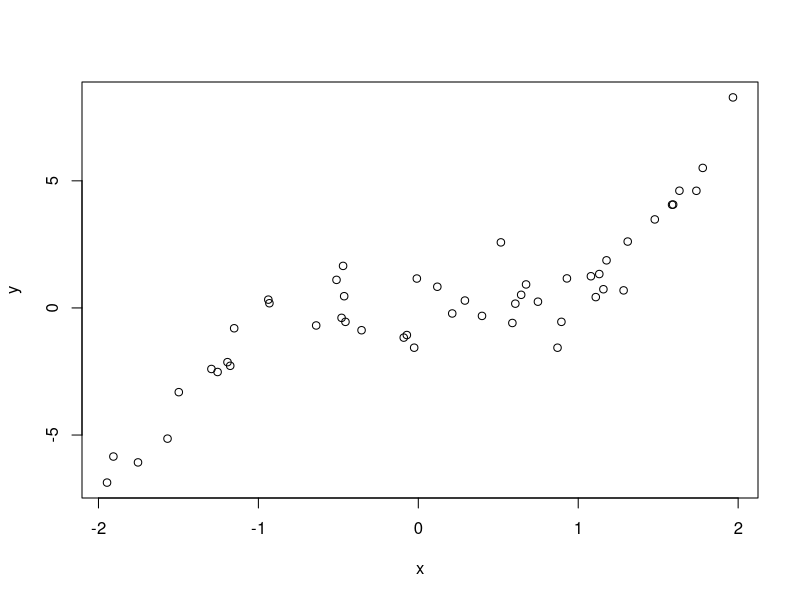
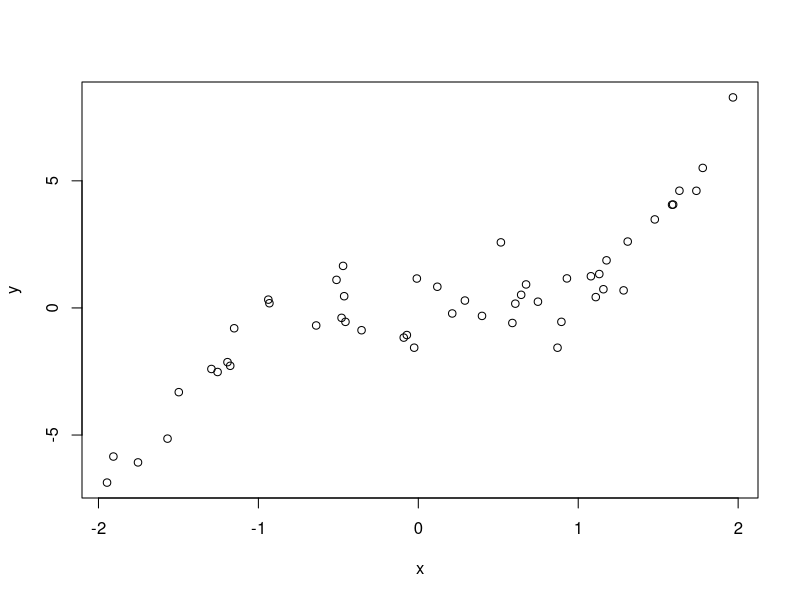
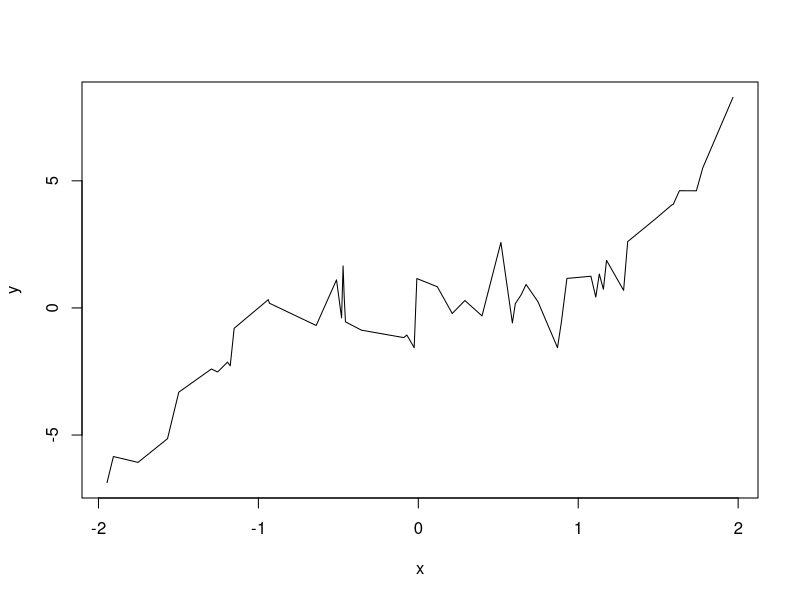
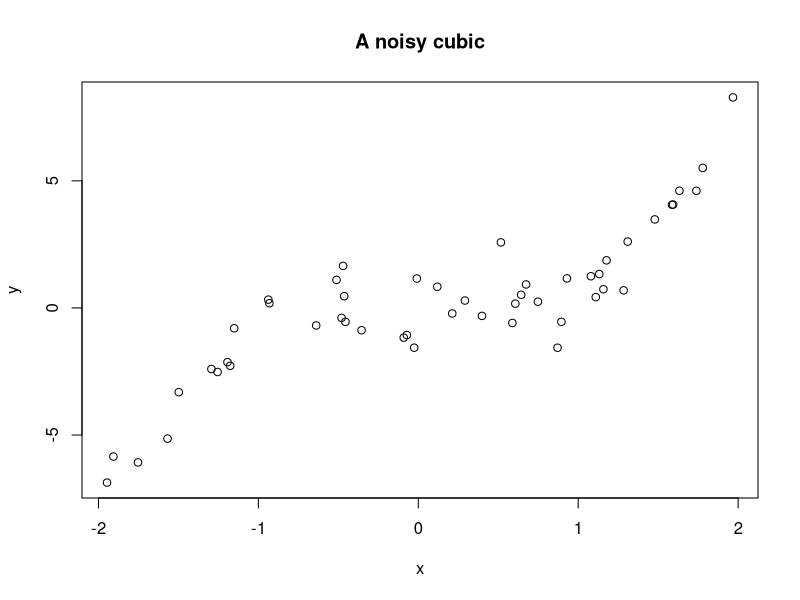
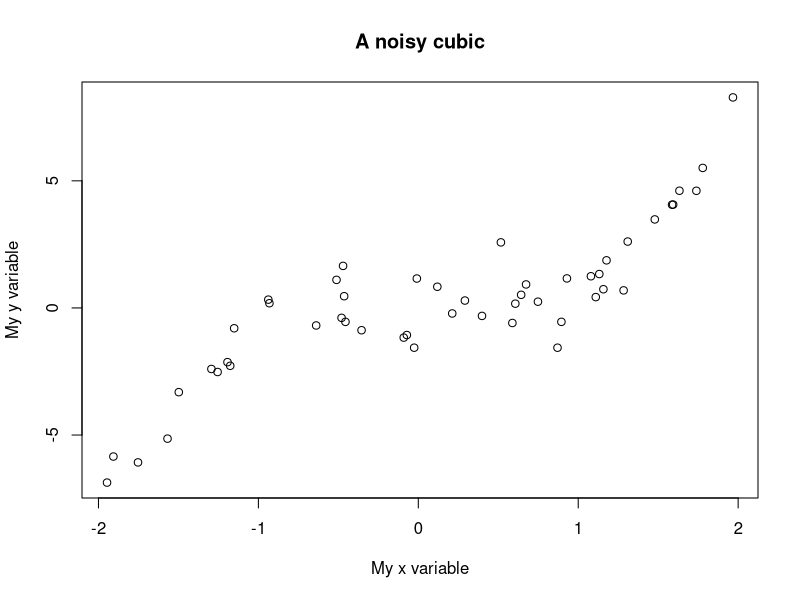
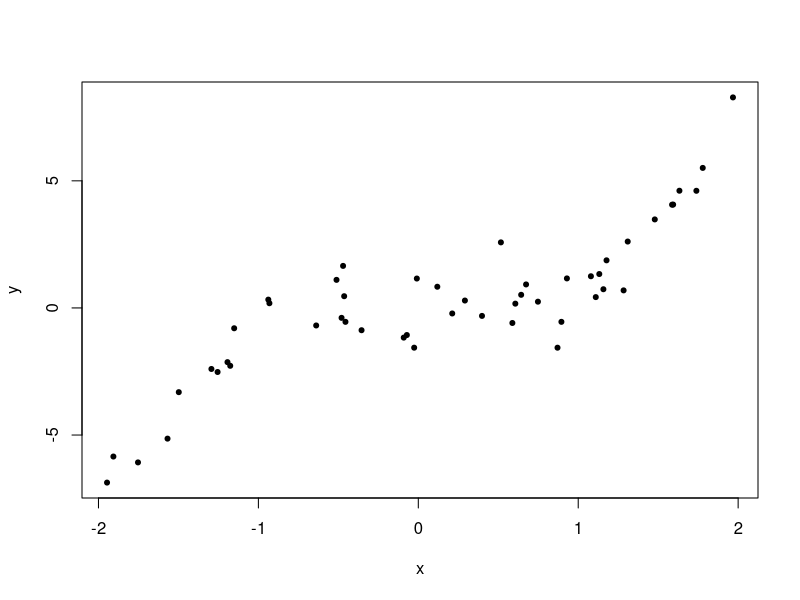
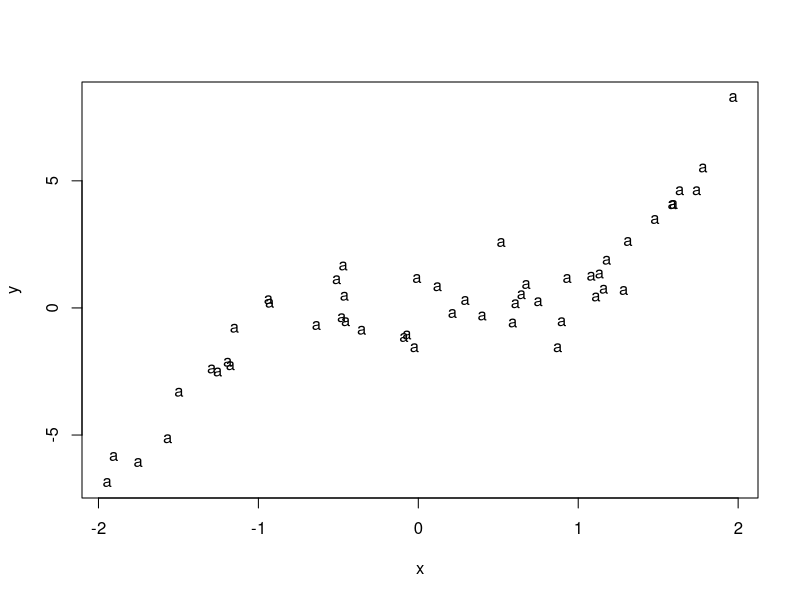
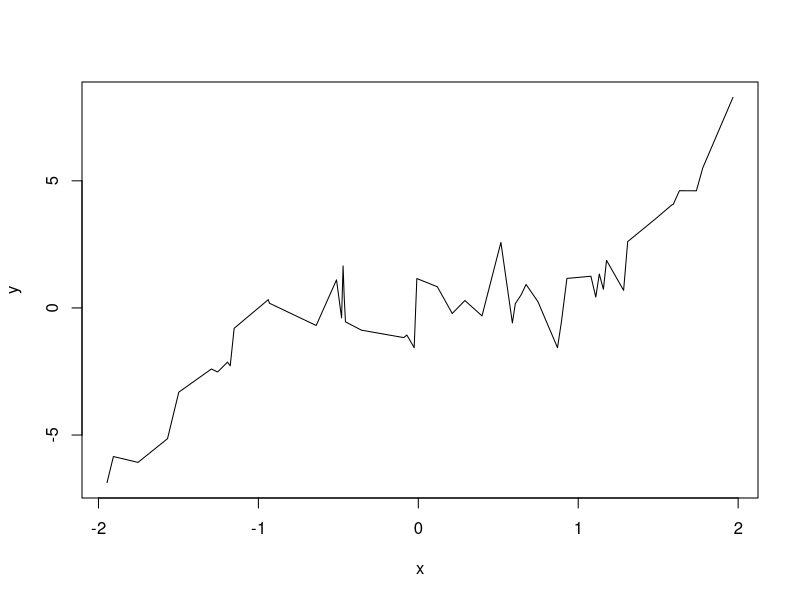

R code for these plots, in order:
# Plotting in R

# plot(): generic plotting function
# points(): add points to an existing plot
# lines(), abline(): add lines to an existing plot
# text(), legend(): add text to an existing plot


# To make a scatter plot of one variable versus another, use plot()
n = 50
set.seed(0)
x = sort(runif(n, min=-2, max=2))
y = x^3 + rnorm(n)
plot(x, y)

# The type of argument controls the plot type. Default is "p"for points; set to "l" for lines
plot(x, y, type="p")
plot(x, y, type="l")

# Try also "b" or "o", for both points and lines

# Labels
# The main argument controls the title; xlab and ylab are the x and y labels
plot(x, y, main="A noisy cubic") # Note the default x and y labels are the variable names
plot(x, y, main="A noisy cubic", xlab="My x variable", ylab="My y variable")

# Point type
# Use the pch argument to control point type
plot(x, y, pch=20) # Empty circles, default
plot(x, y, pch="a")
# Try also 20 for small filled circles, or "." for single pixels
?pch

# Line type
# Use the lty argument to control the line type, and lwd to control the line width
plot(x, y, type="l", lty=1, lwd=1) # Solid line, default width
plot(x, y, type="l", lty=2, lwd=3) # Dashed line, three times as thick
?par

# Color
# Use the col argument to control the color. Can be:
# An integer between 1 and 8 for basic colors
# A string for any of the 657 available named colors
colors()

plot(x, y, pch=1, col=1) # Black, default
plot(x, y, pch=19, col=2:4) # Red, green, blue

# Multiple plots
# To combine multiple plots into one overall graph, use the par() function, with the
par(mfrow=c(2,2), mar=c(4,4,2,0.5)) # bottom, left, up, right
plot(x, y, main="Red cubic", pch=20, col="red")
plot(x, y, main="Blue cubic", pch=20, col="blue")
plot(rev(x), y, main="Flipped green", pch=20, col="green")
plot(rev(x), y, main="Flipped purple", pch=20, col="purple")

# Margin
# To change margins in graph, use the par() function, with the argument mar.
par(mfrow=c(2,2), mar=c(4,4,2,0.5))
plot(x, y, main="Red cubic", pch=20, col="red")
plot(x, y, main="Blue cubic", pch=20, col="blue")
plot(rev(x), y, main="Flipped green", pch=20, col="green")
plot(rev(x), y, main="Flipped purple", pch=20, col="purple")

# Saving
# Use the pdf() function to save a pdf file of your plot, in your R working directory
# Use getwd() to get the working directory, and setwd() to set it
getwd()
pdf(file="noisy_cubics.pdf", height=7, width=7) # Height, width are inches
par(mfrow=c(2,2), mar=c(4,4,2,0.5))
plot(x, y, main="Red cubic", pch=20, col="red")
plot(x, y, main="Blue cubic", pch=20, col="blue")
plot(rev(x), y, main="Flipped green", pch=20, col="green")
plot(rev(x), y, main="Flipped purple", pch=20, col="purple")

par(mfrow=c(1,1))
plot(rev(x), y, main="Flipped purple", pch=20, col="purple")

graphics.off()